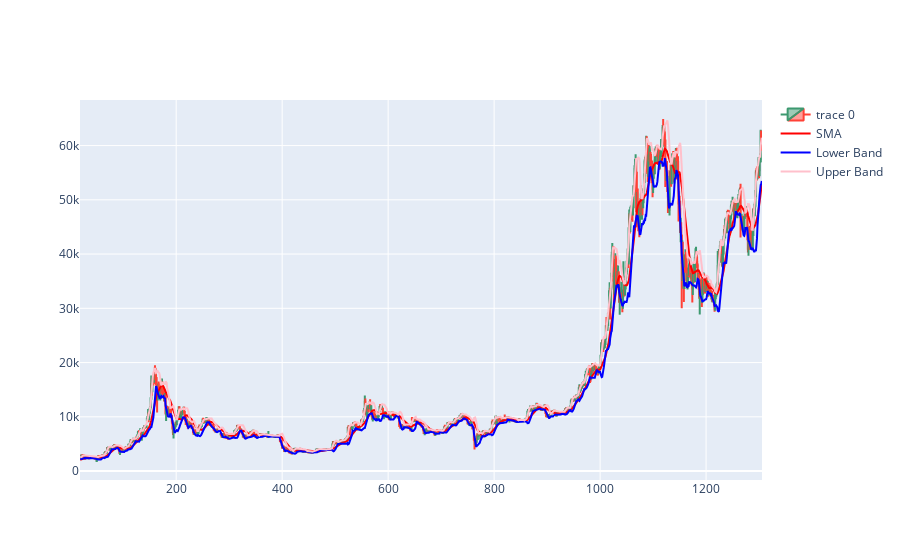

The cell this chart's notebook holds for it:
### Code cell
import plotly.graph_objects as go

dfpl = data[:]
fig = go.Figure(data=[go.Candlestick(x=dfpl.index,
                open=dfpl['Open'],
                high=dfpl['High'],
                low=dfpl['Low'],
                close=dfpl['Close'])])

# Add the moving averages to the plot
fig.add_trace(go.Scatter(x=dfpl.index, y=dfpl['SMA'], mode='lines', name='SMA', line=dict(color='red')))
fig.add_trace(go.Scatter(x=dfpl.index, y=dfpl['Lower Band'], mode='lines', name='Lower Band', line=dict(color='blue')))
fig.add_trace(go.Scatter(x=dfpl.index, y=dfpl['Upper Band'], mode='lines', name='Upper Band', line=dict(color='pink')))

fig.update_layout(xaxis_rangeslider_visible=False)
fig.show()

### Figure 1 — Plotly figure (JSON) as saved in the notebook; plotly's stock layout.template omitted (floating-point values rounded to 4 significant figures; data arrays with more than 128 entries replaced by an {"elided": "..."} marker saying what was removed)
{"data": [{"close": {"elided": "1287 int values"}, "high": {"elided": "1287 int values"}, "low": {"elided": "1287 int values"}, "open": {"elided": "1287 int values"}, "type": "candlestick", "x": {"elided": "1287 int values"}}, {"line": {"color": "red"}, "mode": "lines", "name": "SMA", "type": "scatter", "x": {"elided": "1287 int values"}, "y": {"elided": "1287 float values"}}, {"line": {"color": "blue"}, "mode": "lines", "name": "Lower Band", "type": "scatter", "x": {"elided": "1287 int values"}, "y": {"elided": "1287 float values"}}, {"line": {"color": "pink"}, "mode": "lines", "name": "Upper Band", "type": "scatter", "x": {"elided": "1287 int values"}, "y": {"elided": "1287 float values"}}], "layout": {"xaxis": {"rangeslider": {"visible": false}}}}
